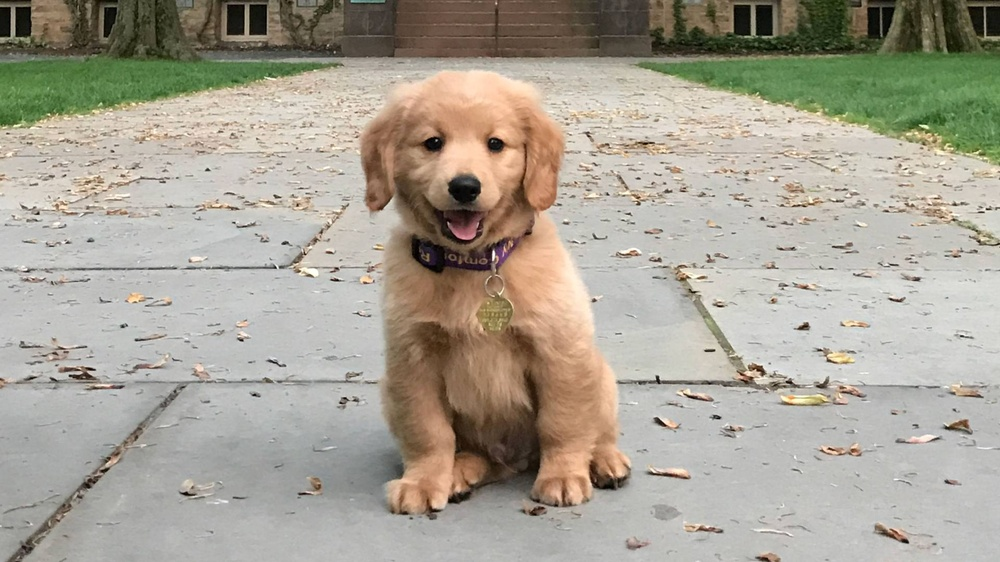
#> input picture Image_Processing/images/dog1.jpg, 1000 x 562 px, shrunk from 1920 x 1080 before the run; its folder holds only this picture in this run
$ python main.py
#> lines starting #> are read from the running program, lines starting #| are printed output that depends on the picture
import pandas as pd
import numpy as np
from glob import glob
import cv2
import matplotlib.pyplot as plt

# Reading images
dog_files = glob('images/dog*.jpg')
# print(len(dog_files))
img_mpl = plt.imread(dog_files[0])
#> img_mpl is the input picture: shape (562, 1000, 3); mean R, G, B 168.1, 162.3, 148.8
img_cv2 = cv2.imread(dog_files[0])
img_mpl.shape, img_cv2.shape
img_mpl / 255, img_cv2 / 255
pd.Series(img_mpl.flatten()).plot(kind='hist', bins=50, title='Diagramma')
fig, ax = plt.subplots(figsize=(10, 10))
ax.imshow(img_mpl)
ax.axis('off')
plt.show()
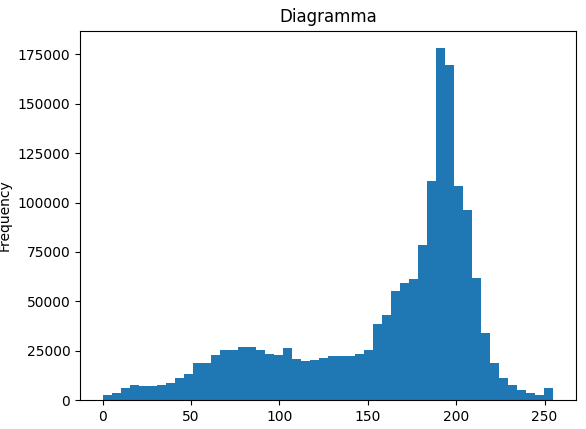
#> figure drawn by matplotlib, 1 panel; tallest bar 178113 high, from x = 188.7 to 193.8

fig, axs = plt.subplots(1, 3, figsize=(15, 5))
axs[0].imshow(img_mpl[:, :, 0], cmap='Reds')
axs[1].imshow(img_mpl[:, :, 1], cmap='Greens')
axs[2].imshow(img_mpl[:, :, 2], cmap='Blues')
axs[0].axis('off')
axs[1].axis('off')
axs[2].axis('off')
axs[0].set_title('Red channels')
axs[1].set_title('Green channels')
axs[2].set_title('Blue channels')
plt.show()
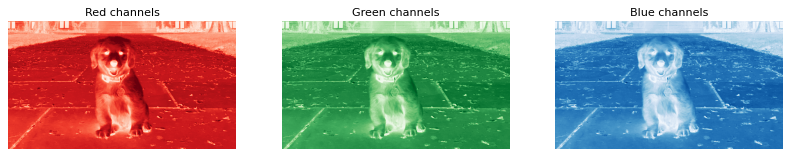
#> figure drawn by matplotlib, 3 panels


fig, axs = plt.subplots(1, 2, figsize=(10, 5))
axs[0].imshow(img_cv2)
axs[1].imshow(img_mpl)
axs[0].axis('off')
axs[1].axis('off')
axs[0].set_title('CV2 Image')
axs[1].set_title('Matplotlib Image')
plt.show()
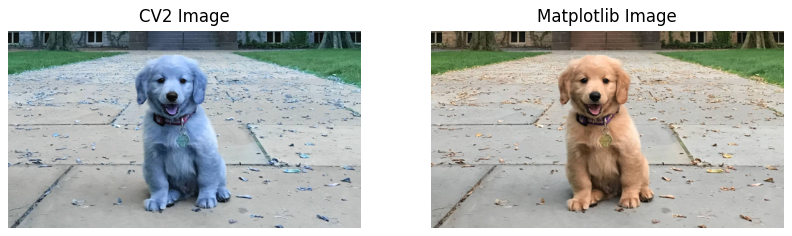
#> figure drawn by matplotlib, 2 panels; B, G, R data is drawn as R, G, B

# Converting images
img_cv2_rgb = cv2.cvtColor(img_cv2, cv2.COLOR_BGR2RGB)
fix, ax = plt.subplots()
ax.imshow(img_cv2_rgb)
ax.axis('off')
plt.show()
